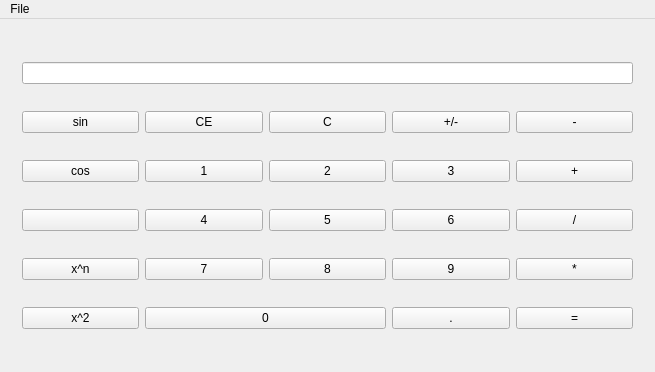
<?xml version="1.0" encoding="UTF-8"?>
<ui version="4.0">
 <class>MainWindow</class>
 <widget class="QMainWindow" name="MainWindow">
  <property name="geometry">
   <rect>
    <x>0</x>
    <y>0</y>
    <width>655</width>
    <height>372</height>
   </rect>
  </property>
  <property name="windowTitle">
   <string>MainWindow</string>
  </property>
  <widget class="QWidget" name="centralWidget">
   <layout class="QGridLayout" name="gridLayout_2">
    <item row="2" column="0">
     <widget class="QStackedWidget" name="stackedWidget">
      <property name="currentIndex">
       <number>1</number>
      </property>
      <widget class="QWidget" name="page">
       <layout class="QGridLayout" name="gridLayout">
        <item row="0" column="0" colspan="4">
         <widget class="QLineEdit" name="lineEdit"/>
        </item>
        <item row="1" column="0">
         <widget class="QPushButton" name="pushButton_clear_all">
          <property name="text">
           <string>CE</string>
          </property>
         </widget>
        </item>
        <item row="1" column="1">
         <widget class="QPushButton" name="pushButton_clear">
          <property name="text">
           <string>C</string>
          </property>
         </widget>
        </item>
        <item row="1" column="2">
         <widget class="QPushButton" name="pushButton_plusminus">
          <property name="text">
           <string>+/-</string>
          </property>
         </widget>
        </item>
        <item row="1" column="3">
         <widget class="QPushButton" name="pushButton_minus">
          <property name="text">
           <string>-</string>
          </property>
         </widget>
        </item>
        <item row="2" column="0">
         <widget class="QPushButton" name="pushButton_1">
          <property name="text">
           <string>1</string>
          </property>
         </widget>
        </item>
        <item row="2" column="1">
         <widget class="QPushButton" name="pushButton_2">
          <property name="text">
           <string>2</string>
          </property>
         </widget>
        </item>
        <item row="2" column="2">
         <widget class="QPushButton" name="pushButton_3">
          <property name="text">
           <string>3</string>
          </property>
         </widget>
        </item>
        <item row="2" column="3">
         <widget class="QPushButton" name="pushButton_plus">
          <property name="text">
           <string>+</string>
          </property>
         </widget>
        </item>
        <item row="3" column="0">
         <widget class="QPushButton" name="pushButton_4">
          <property name="text">
           <string>4</string>
          </property>
         </widget>
        </item>
        <item row="3" column="1">
         <widget class="QPushButton" name="pushButton_5">
          <property name="text">
           <string>5</string>
          </property>
         </widget>
        </item>
        <item row="3" column="2">
         <widget class="QPushButton" name="pushButton_6">
          <property name="text">
           <string>6</string>
          </property>
         </widget>
        </item>
        <item row="3" column="3">
         <widget class="QPushButton" name="pushButton_div">
          <property name="text">
           <string>/</string>
          </property>
         </widget>
        </item>
        <item row="4" column="0">
         <widget class="QPushButton" name="pushButton_7">
          <property name="text">
           <string>7</string>
          </property>
         </widget>
        </item>
        <item row="4" column="1">
         <widget class="QPushButton" name="pushButton_8">
          <property name="text">
           <string>8</string>
          </property>
         </widget>
        </item>
        <item row="4" column="2">
         <widget class="QPushButton" name="pushButton_9">
          <property name="text">
           <string>9</string>
          </property>
         </widget>
        </item>
        <item row="4" column="3">
         <widget class="QPushButton" name="pushButton_mul">
          <property name="text">
           <string>*</string>
          </property>
         </widget>
        </item>
        <item row="5" column="0" colspan="2">
         <widget class="QPushButton" name="pushButton_0">
          <property name="text">
           <string>0</string>
          </property>
         </widget>
        </item>
        <item row="5" column="2">
         <widget class="QPushButton" name="pushButton_point">
          <property name="text">
           <string>.</string>
          </property>
         </widget>
        </item>
        <item row="5" column="3">
         <widget class="QPushButton" name="pushButton_equal">
          <property name="text">
           <string>=</string>
          </property>
         </widget>
        </item>
       </layout>
      </widget>
      <widget class="QWidget" name="page_2">
       <layout class="QGridLayout" name="gridLayout_3">
        <item row="5" column="3">
         <widget class="QPushButton" name="pushButton_12">
          <property name="text">
           <string>3</string>
          </property>
         </widget>
        </item>
        <item row="7" column="4">
         <widget class="QPushButton" name="pushButton_mul_2">
          <property name="text">
           <string>*</string>
          </property>
         </widget>
        </item>
        <item row="7" column="1">
         <widget class="QPushButton" name="pushButton_16">
          <property name="text">
           <string>7</string>
          </property>
         </widget>
        </item>
        <item row="5" column="2">
         <widget class="QPushButton" name="pushButton_11">
          <property name="text">
           <string>2</string>
          </property>
         </widget>
        </item>
        <item row="6" column="0">
         <widget class="QPushButton" name="pushButton_sqrt">
          <property name="text">
           <string/>
          </property>
          <property name="icon">
           <iconset>
            <normaloff>../../../Downloads/square_root_u221A_icon_48x48.png</normaloff>../../../Downloads/square_root_u221A_icon_48x48.png</iconset>
          </property>
         </widget>
        </item>
        <item row="6" column="4">
         <widget class="QPushButton" name="pushButton_div_2">
          <property name="text">
           <string>/</string>
          </property>
         </widget>
        </item>
        <item row="5" column="4">
         <widget class="QPushButton" name="pushButton_plus_2">
          <property name="text">
           <string>+</string>
          </property>
         </widget>
        </item>
        <item row="8" column="4">
         <widget class="QPushButton" name="pushButton_equal_2">
          <property name="text">
           <string>=</string>
          </property>
         </widget>
        </item>
        <item row="2" column="0">
         <widget class="QPushButton" name="pushButton_sin">
          <property name="text">
           <string>sin</string>
          </property>
         </widget>
        </item>
        <item row="6" column="3">
         <widget class="QPushButton" name="pushButton_15">
          <property name="text">
           <string>6</string>
          </property>
         </widget>
        </item>
        <item row="7" column="0">
         <widget class="QPushButton" name="pushButton_pow">
          <property name="text">
           <string>x^n</string>
          </property>
         </widget>
        </item>
        <item row="5" column="1">
         <widget class="QPushButton" name="pushButton_10">
          <property name="text">
           <string>1</string>
          </property>
         </widget>
        </item>
        <item row="1" column="0" colspan="5">
         <widget class="QLineEdit" name="lineEdit_2"/>
        </item>
        <item row="2" column="4">
         <widget class="QPushButton" name="pushButton_minus_2">
          <property name="text">
           <string>-</string>
          </property>
         </widget>
        </item>
        <item row="7" column="2">
         <widget class="QPushButton" name="pushButton_17">
          <property name="text">
           <string>8</string>
          </property>
         </widget>
        </item>
        <item row="6" column="2">
         <widget class="QPushButton" name="pushButton_14">
          <property name="text">
           <string>5</string>
          </property>
         </widget>
        </item>
        <item row="2" column="3">
         <widget class="QPushButton" name="pushButton_plusminus_2">
          <property name="text">
           <string>+/-</string>
          </property>
         </widget>
        </item>
        <item row="2" column="2">
         <widget class="QPushButton" name="pushButton_clear_2">
          <property name="text">
           <string>C</string>
          </property>
         </widget>
        </item>
        <item row="6" column="1">
         <widget class="QPushButton" name="pushButton_13">
          <property name="text">
           <string>4</string>
          </property>
         </widget>
        </item>
        <item row="8" column="1" colspan="2">
         <widget class="QPushButton" name="pushButton_19">
          <property name="text">
           <string>0</string>
          </property>
         </widget>
        </item>
        <item row="8" column="3">
         <widget class="QPushButton" name="pushButton_point_2">
          <property name="text">
           <string>.</string>
          </property>
         </widget>
        </item>
        <item row="2" column="1">
         <widget class="QPushButton" name="pushButton_clear_all_2">
          <property name="text">
           <string>CE</string>
          </property>
         </widget>
        </item>
        <item row="8" column="0">
         <widget class="QPushButton" name="pushButton_sqr">
          <property name="text">
           <string>x^2</string>
          </property>
         </widget>
        </item>
        <item row="7" column="3">
         <widget class="QPushButton" name="pushButton_18">
          <property name="text">
           <string>9</string>
          </property>
         </widget>
        </item>
        <item row="5" column="0">
         <widget class="QPushButton" name="pushButton_cos">
          <property name="text">
           <string>cos</string>
          </property>
         </widget>
        </item>
       </layout>
      </widget>
     </widget>
    </item>
   </layout>
  </widget>
  <widget class="QMenuBar" name="menuBar">
   <property name="geometry">
    <rect>
     <x>0</x>
     <y>0</y>
     <width>655</width>
     <height>22</height>
    </rect>
   </property>
   <widget class="QMenu" name="menufile">
    <property name="title">
     <string>File</string>
    </property>
    <addaction name="actionMode"/>
    <addaction name="actionAdvanced_Mode"/>
    <addaction name="separator"/>
    <addaction name="actionExit"/>
   </widget>
   <addaction name="menufile"/>
  </widget>
  <action name="actionMode">
   <property name="text">
    <string>Basic Mode</string>
   </property>
  </action>
  <action name="actionAdvanced_Mode">
   <property name="text">
    <string>Advanced Mode</string>
   </property>
  </action>
  <action name="actionExit">
   <property name="text">
    <string>Exit</string>
   </property>
  </action>
 </widget>
 <layoutdefault spacing="6" margin="11"/>
 <resources/>
 <connections/>
</ui>
